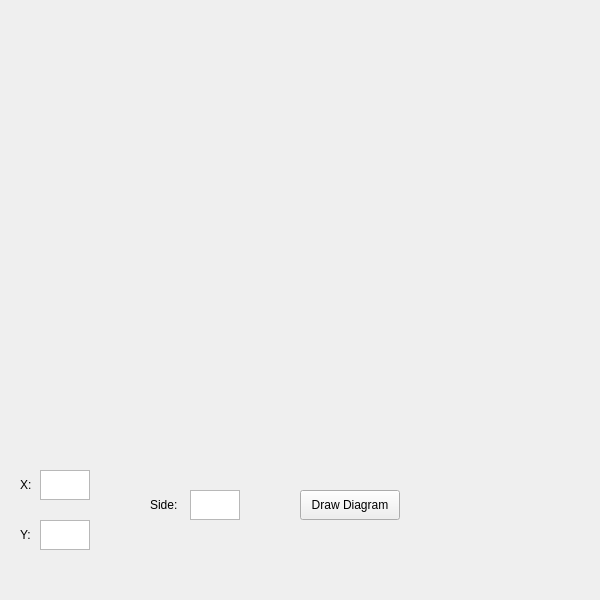
<?xml version="1.0" encoding="UTF-8"?>
<ui version="4.0">
 <class>MainWindow</class>
 <widget class="QMainWindow" name="MainWindow">
  <property name="geometry">
   <rect>
    <x>0</x>
    <y>0</y>
    <width>600</width>
    <height>600</height>
   </rect>
  </property>
  <property name="windowTitle">
   <string>MainWindow</string>
  </property>
  <widget class="QWidget" name="centralWidget">
   <widget class="QLabel" name="drawingArea">
    <property name="geometry">
     <rect>
      <x>0</x>
      <y>0</y>
      <width>600</width>
      <height>400</height>
     </rect>
    </property>
    <property name="text">
     <string/>
    </property>
   </widget>
   <widget class="QPlainTextEdit" name="editText_X1">
    <property name="geometry">
     <rect>
      <x>40</x>
      <y>470</y>
      <width>50</width>
      <height>30</height>
     </rect>
    </property>
   </widget>
   <widget class="QPlainTextEdit" name="editText_Y1">
    <property name="geometry">
     <rect>
      <x>40</x>
      <y>520</y>
      <width>50</width>
      <height>30</height>
     </rect>
    </property>
   </widget>
   <widget class="QPlainTextEdit" name="sideEditText">
    <property name="geometry">
     <rect>
      <x>190</x>
      <y>490</y>
      <width>50</width>
      <height>30</height>
     </rect>
    </property>
   </widget>
   <widget class="QLabel" name="label">
    <property name="geometry">
     <rect>
      <x>20</x>
      <y>470</y>
      <width>20</width>
      <height>30</height>
     </rect>
    </property>
    <property name="text">
     <string>X:</string>
    </property>
   </widget>
   <widget class="QLabel" name="label_2">
    <property name="geometry">
     <rect>
      <x>20</x>
      <y>520</y>
      <width>20</width>
      <height>30</height>
     </rect>
    </property>
    <property name="text">
     <string>Y:</string>
    </property>
   </widget>
   <widget class="QLabel" name="label_4">
    <property name="geometry">
     <rect>
      <x>150</x>
      <y>490</y>
      <width>35</width>
      <height>30</height>
     </rect>
    </property>
    <property name="text">
     <string>Side:</string>
    </property>
   </widget>
   <widget class="QPushButton" name="pushButton">
    <property name="geometry">
     <rect>
      <x>300</x>
      <y>490</y>
      <width>100</width>
      <height>30</height>
     </rect>
    </property>
    <property name="text">
     <string>Draw Diagram</string>
    </property>
   </widget>
  </widget>
 </widget>
 <layoutdefault spacing="6" margin="11"/>
 <resources/>
 <connections/>
</ui>
